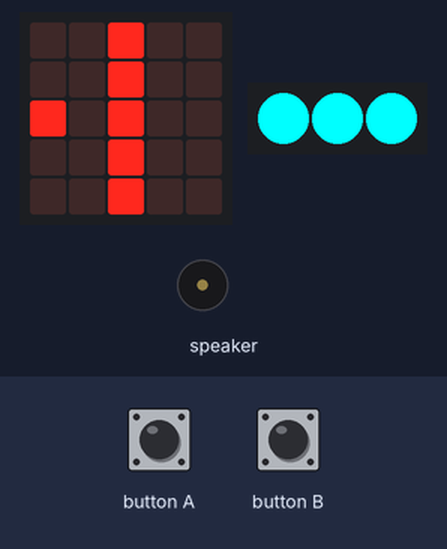
Simulated run of this program. Board: Calliope mini (MakeCode). Parts: the board's 5×5 LED display, 3 RGB LEDs in strip order, left to right, buzzer (waves = sounding). The test bench sets the inputs (shaded band). Random numbers come from a fixed seed; the 48×5 strip is a reading aid, not a part: it shows the text the display is scrolling, unrolled, one strip-width of it at a time.

Above: at 3.7 s.
3.8 s: button B pressed for 0.15 s
At 5.6 s:
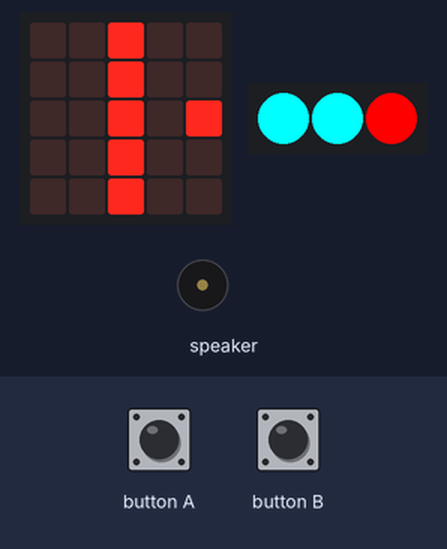
6.9 s: button A pressed for 0.15 s
At 7.5 s:
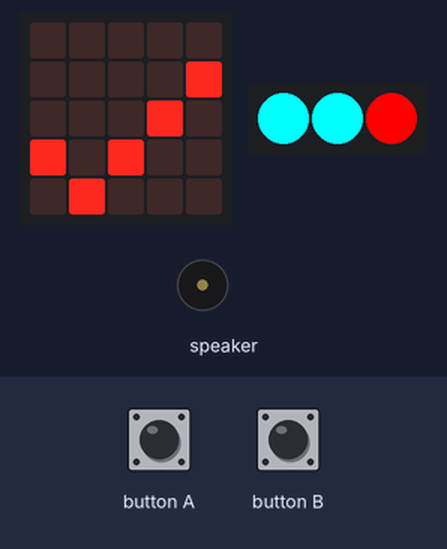
8.5 s: button A pressed for 0.15 s
At 9.1 s:
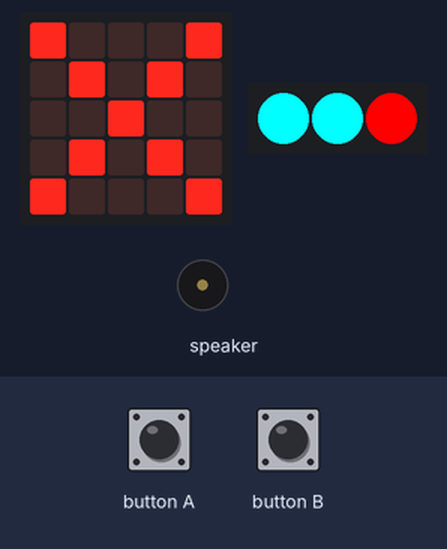
10.1 s: button A pressed for 0.15 s
At 13.1 s:
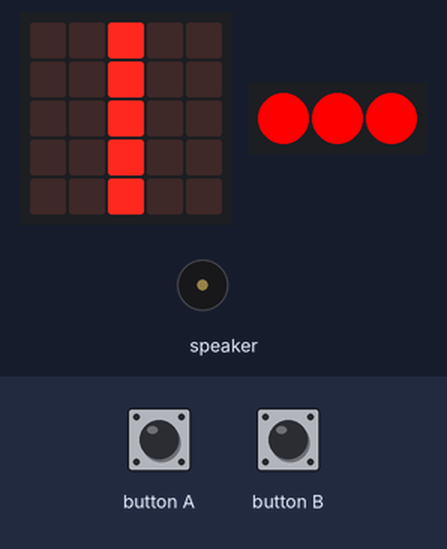
13.2 s: button B pressed for 0.15 s
At 14.3 s:
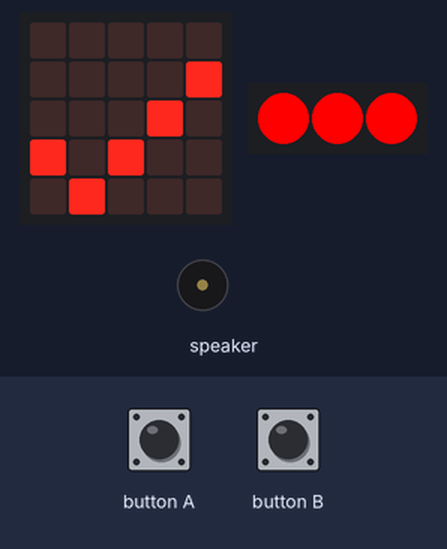
Timing chart, 0 to 16.2 s (numbered marks = the images above; inputs shaded):
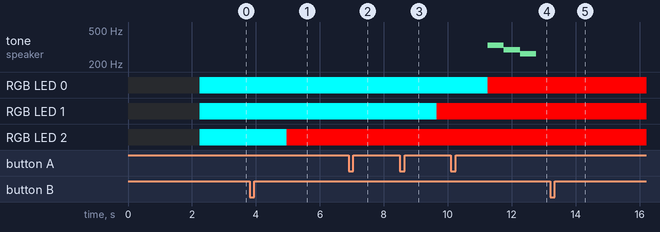

The program:

main.ts
```typescript
input.onButtonEvent(Button.A, input.buttonEventClick(), function () {
    if (zufall == 1) {
        punkte += 1
        basic.showIcon(IconNames.Yes)
    } else {
        leben += -1
        basic.showIcon(IconNames.No)
    }
    basic.pause(1000)
})
function Game_over () {
    music.playMelody("E D C - - - - - ", 120)
    basic.showString("Game over!")
    basic.showString("Punkte:" + punkte)
}
input.onButtonEvent(Button.B, input.buttonEventClick(), function () {
    if (zufall == 2) {
        punkte += 1
        basic.showIcon(IconNames.Yes)
    } else {
        leben += -1
        basic.showIcon(IconNames.No)
    }
    basic.pause(1000)
})
function anzeige () {
    zufall = randint(1, 2)
    if (zufall == 1) {
        basic.showLeds(`
            . . # . .
            . . # . .
            # . # . .
            . . # . .
            . . # . .
            `)
    } else {

    }
    if (zufall == 2) {
        basic.showLeds(`
            . . # . .
            . . # . .
            . . # . #
            . . # . .
            . . # . .
            `)
    } else {

    }
    basic.pause(500)
    basic.showLeds(`
        . . # . .
        . . # . .
        . . # . .
        . . # . .
        . . # . .
        `)
}
let zufall = 0
let punkte = 0
punkte = 0
let leben = 3
basic.showNumber(3)
basic.showNumber(2)
basic.showNumber(1)
basic.forever(function () {
    if (leben == 3) {
        basic.setLedColors(0x00ffff, 0x00ffff, 0x00ffff)
        anzeige()
    } else {

    }
    if (leben == 2) {
        basic.setLedColors(0x00ffff, 0x00ffff, 0xff0000)
        anzeige()
    } else {

    }
    if (leben == 1) {
        basic.setLedColors(0x00ffff, 0xff0000, 0xff0000)
        anzeige()
    } else {

    }
    if (leben == 0) {
        basic.setLedColors(0xff0000, 0xff0000, 0xff0000)
        Game_over()
    } else {

    }
})
```

test.ts
```typescript
// Hier kann man Tests durchführen; diese Datei wird nicht kompiliert, wenn dieses Paket als Erweiterung verwendet wird.
```

Measured:
- after the input at 10.1 s, tone on speaker: silent → 330 Hz after 1.2 s, → 294 Hz 0.51 s later, → 262 Hz 0.51 s later, → silent 0.50 s later
- what the display in image 1 shows lasts 0.9 s, from 5.0 s to 5.9 s
- what the display in image 2 shows lasts 0.6 s, from 7.1 s to 7.7 s
- what the display in image 5 shows lasts 1.9 s, from 13.4 s to 15.3 s
